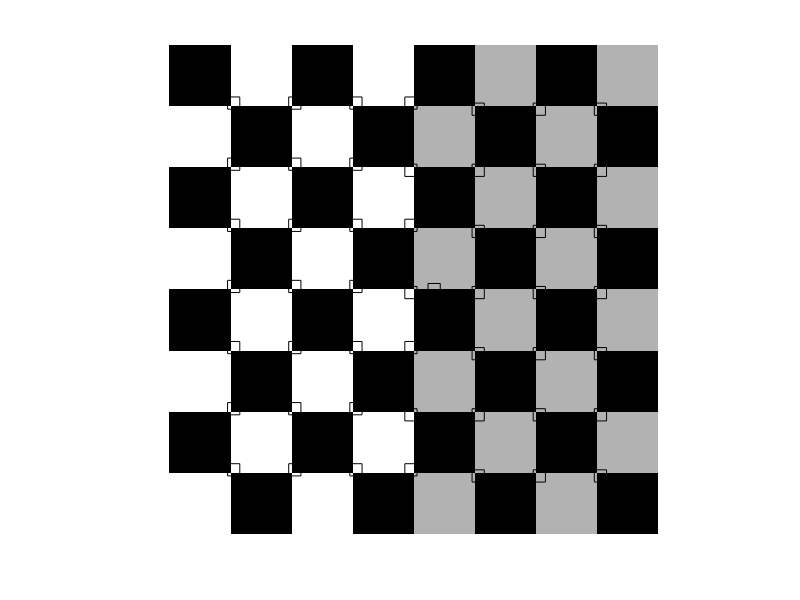

MATLAB code for this plot:
clc;
clear;
close all;

%These variables can be changed 
sigma = 1;
hsize = 3;
alpha = 0.05;
R_threshold = 0.5;

%Choose between a gaussian filter and averaging filter by uncommenting
%either of the lines below:

weights = fspecial('gaussian', hsize, sigma);
%weights = [1/9,1/9,1/9; 1/9,1/9,1/9; 1/9,1/9,1/9];


checkerboard_image = checkerboard();
[xsize, ysize] = size(checkerboard_image);



prewitt_filter_x = [-1,0,1;-1,0,1;-1,0,1];
prewitt_filter_y = [-1,-1,-1; 0,0,0; 1,1,1];

%Apply the Horizontal and Vertical prewitt filters
Ix = imfilter(checkerboard_image, prewitt_filter_x);
Iy = imfilter(checkerboard_image, prewitt_filter_y);

%Compute the necessary components of the second moment matrix
Ix2 = imfilter(Ix.^2, weights);
IxIy = imfilter(Ix.*Iy , weights);
Iy2 = imfilter(Iy.^2, weights);

%Determinant of the second moment matrix
det_of_m = (Ix2.*Iy2) - IxIy.^2;

%Trace of the second moment matrix
trace_of_m = Ix2+Iy2;

%Calculating the R-score of the second moment matrix
R_score = det_of_m - (alpha * trace_of_m.^2);

%Applying a threshold to the R-score
thresholded = R_score > R_threshold;

%Getting the locations of white pixels in binary image
[x_locs, y_locs] = find(thresholded == 1);

%Padding the image with zeros to avoid crashing program
padded = padarray(R_score,[1 1],0,'both');

%Non maximum suppression
for i = 1:size(x_locs,1)
    neighbors = padded(x_locs(i):x_locs(i)+2, y_locs(i):y_locs(i)+2);
    max_of_neighbors = max(max(neighbors));
    if padded(x_locs(i) + 1, y_locs(i) + 1) ~= max_of_neighbors
        padded(x_locs(i) + 1, y_locs(i) + 1) = 0;
    end
end

%Removing the zero padding
harris_corner_detect = padded(2: size(padded, 1) - 1, 2: size(padded, 2) - 1);
    

BWC = bwconncomp(harris_corner_detect);
s_w = regionprops(BWC, 'Centroid', 'FilledArea');
centroids_w = cat(1,s_w.Centroid);

figure()
imshow(checkerboard_image);
for i = 1:size(centroids_w,1)
    C = centroids_w(i,:);
    rectangle('Position',[C(1) - 1,C(2) - 1,2,2],'FaceColor',[1 0 0])
end




